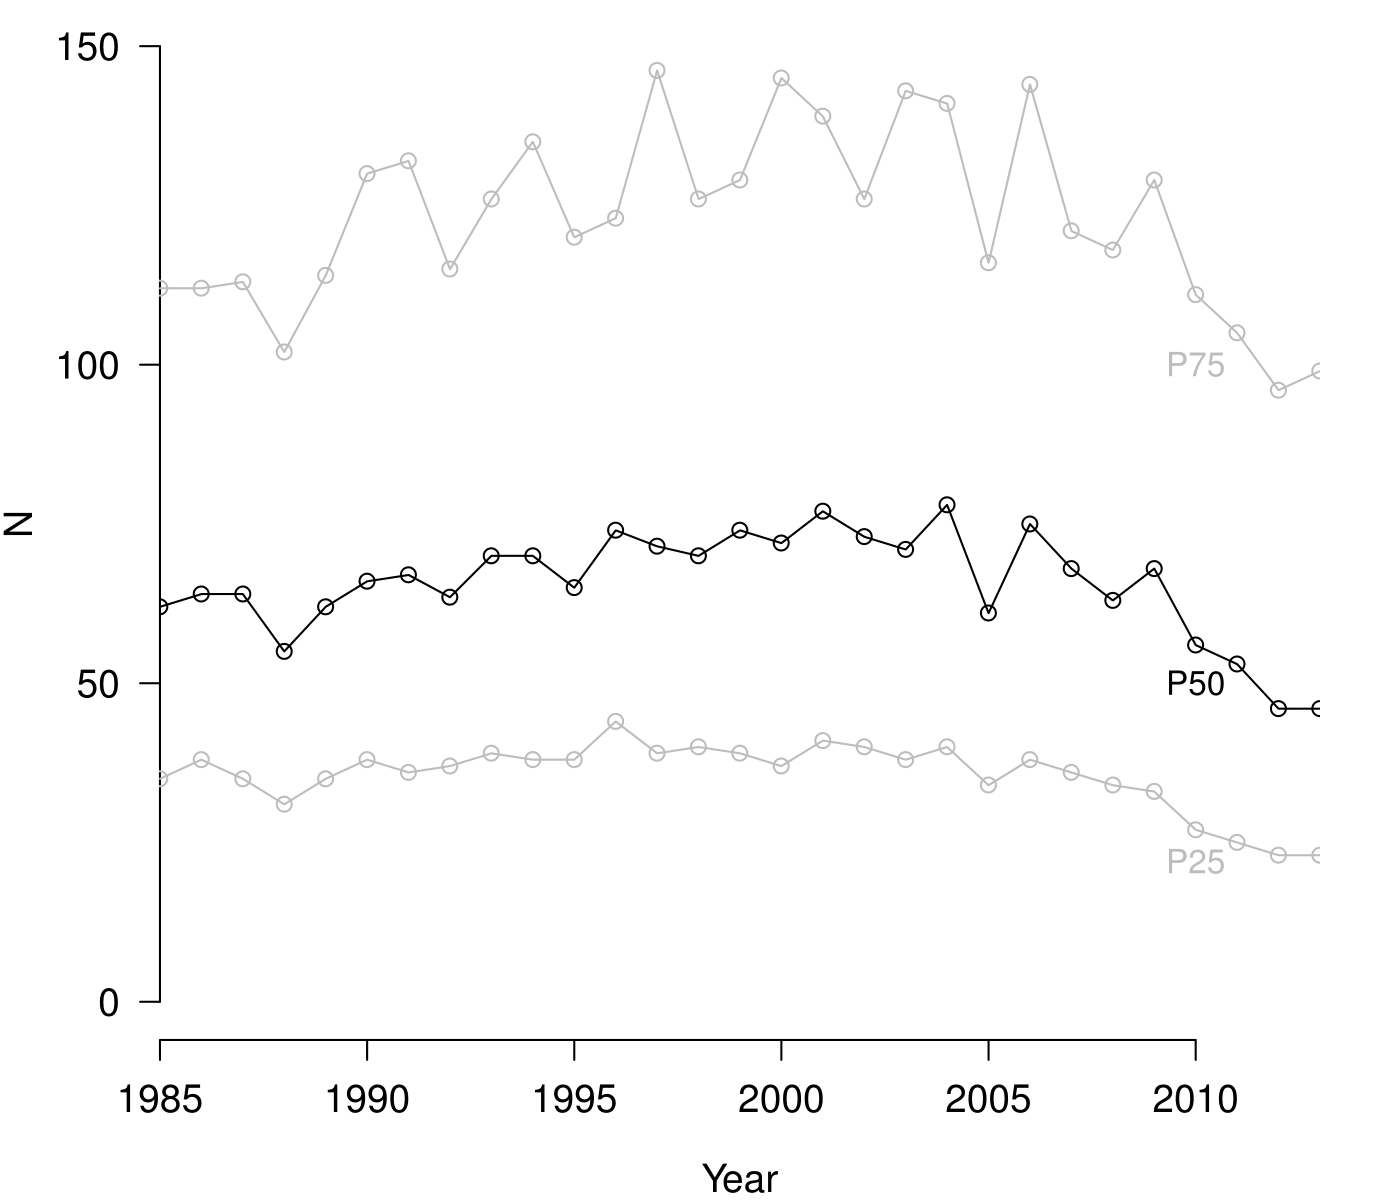

Here is the R script that generated this plot:
# Set to project folder
# NOT figures folder
setwd(choose.dir())

# Load custom functions all at once
customFunct <- list.files('functions/')
for(i in 1:length(customFunct)){
  source(
    paste0('functions/', customFunct[i])
  )
}

# Read- and prepare data
dat <- read.csv2("data/statcheck_full_anonymized.csv", stringsAsFactors=F, dec = ",", sep = ";")[-1]

# There are two test statistic indicators that are NA
# Manually correct these
dat$Statistic[is.na(dat$Statistic)] <- "F"

# Computing unadjusted and adjusted effect sizes (OBSERVED)
dat <- cbind(dat, esComp.statcheck(dat))
dat$adjESComp[dat$adjESComp < 0] <- 0

# Turning df1 for t and r into 1.
dat$df1[dat$Statistic == "t" | dat$Statistic == "r"] <- 1

# Select out incorrectly exttracted r values
dat <- dat[!(dat$Statistic=="r" & dat$Value > 1),]

# Select out irrefutably wrong df reporting
dat <- dat[!dat$df1 == 0,]

# select out NA computed p-values
dat <- dat[!is.na(dat$Computed),]

# Selecting only the t, r and F values
dat <- dat[dat$Statistic == 't' | dat$Statistic == 'r' | dat$Statistic == 'F',]

medianN <- NULL
p25 <- NULL
p75 <- NULL
i <- 1
for(y in 1985:2013){
  temp <- summary(dat$df2[dat$years.y. == y])
  
  medianN[i] <- temp[3]
  p25[i] <- temp[2]
  p75[i] <- temp[5]
  
  i <- i + 1
}

pdf('figures/Fig7.pdf', width=7, height=6)
par(mar = c(4, 4, .2, 2))
plot(x=1985:2013, y=medianN, type='o', col="black",
     ylab="N", xlab="Year", ylim=c(0,150), cex.lab=1.2, las=1, lwd=1, cex.axis=1.2, xaxs='i', bty = 'n')
lines(x=1985:2013, y=p25, type='o', col='grey')
lines(x=1985:2013, y=p75, type='o', col='grey')
text(y = 100, x = 2010, "P75", col = "grey")
text(y = 50, x = 2010, "P50", col = "black")
text(y = 22, x = 2010, "P25", col = "grey")
dev.off()